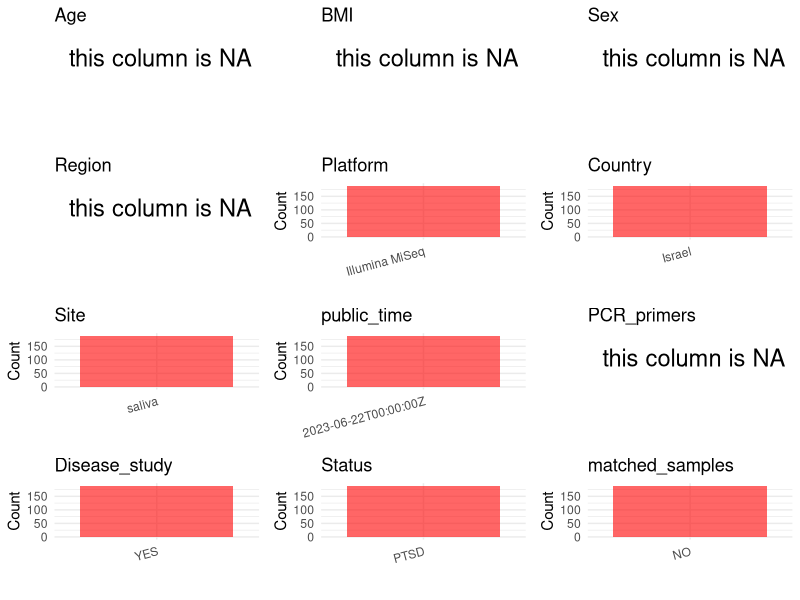

Write the R code that produced this figure. (Note: this script raises an error after producing the figure.)
## ---- chunk 1
# Load necessary libraries
library(dplyr)
library(ggplot2)
library(cowplot)

# Set working directory (update this path to your local directory)
setwd("D:/oral_project/PRJNA844909")

# Read the initial metadata files
initial_meta<-read.csv("SraRunTable.csv",header = T)

# Combine the two metadata files
#meta <- rbind(initial_meta, initial_meta1)

#Remove entries where Organism is "gut metagenome" (non-oral samples)
#initial_meta <- subset(initial_meta,isolation_source!= "feces")

# Check the number of samples containing "HT" in Sample.Name (e.g., healthy controls)
#nrow(subset(meta, grepl("HT", Sample.Name)))

# Display the first few rows of the metadata
head(initial_meta)
## ---- chunk 2
# Create a uniform metadata dataframe
metadata <- data.frame(
  BioProject = initial_meta$BioProject,
  Run = initial_meta$Run,
  sample_name = initial_meta$Sample.Name,
  Age = NA,
  BMI = NA,
  Sex=NA,
  Region = NA,
  Platform = initial_meta$Instrument,
  Country = initial_meta$geo_loc_name_country,
  Site = initial_meta$isolation_source,
  public_time = initial_meta$ReleaseDate,
  stringsAsFactors = FALSE
)
#%>%mutate(Site=case_when(Site=="Human stool"~"Feces",Site=="Human swab"~"oral swab"))
## ---- chunk 3
# Add information obtained from the publication
metadata$PCR_primers <- NA
metadata$title <- "Oral microbiota signatures in post-traumatic stress disorder (PTSD) veterans"
#metadata<-subset(uniform_meta,Site!="feces")
metadata$Disease_study <- "YES"
# Assign disease status based on sample_name patterns
metadata$Status <-"PTSD"
#extract subject id by remove prefix of sample_name
#metadata$sample_name <- gsub("S-Saliva-.*|F", "", metadata$sample_name)
#get subjects id with Saliva available
#keep_subjects<-subset(metadata,Site=="oral swab")
#remove subjects without Saliva samples
#metadata<-subset(metadata,sample_name %in% keep_subjects$sample_name)
#get subjects sampling counts
#sample_counts <- table(metadata$sample_name)
# Create matched_samples column, any subjects have >=2 samples will be label "YES", otherwise "NO"
#metadata$matched_samples <- ifelse(metadata$sample_name %in% names(sample_counts[sample_counts >= 2]), "YES", "NO")
metadata$matched_samples<-"NO"
## ---- chunk 4
# Check the number of unique runs and sample names
print(paste("Number of unique runs:", length(unique(metadata$Run))))
print(paste("Number of unique sample names:", length(unique(metadata$sample_name))))
## ---- chunk 5
# Select columns for visualization
plot_data <- metadata %>%
  select(-BioProject, -Run, -sample_name, -title)

# Function to create simple plots for each column
create_simple_plots <- function(data) {
  plots <- list()
  
  for (col in colnames(data)) {
    # Check if the column is all NA
    if (all(is.na(data[[col]]))) {
      # Create an empty plot with text indicating all NA
      p <- ggplot() +
        annotate("text", x = 0.5, y = 0.5, label = "this column is NA", size = 6) +
        labs(title = col) +
        theme_void()
    } else if (is.numeric(data[[col]])) {
      # Numeric variable: histogram
      p <- ggplot(data, aes(x = .data[[col]])) +
        geom_histogram(fill = "blue", alpha = 0.6, bins = 20, na.rm = TRUE) +
        labs(title = col) +
        theme_minimal()
    } else {
      # Categorical variable: bar plot (remove NA values)
      count_data <- as.data.frame(table(data[[col]], useNA = "ifany"))
      p <- ggplot(count_data, aes(x = reorder(Var1, -Freq), y = Freq)) +
        geom_col(fill = "red", alpha = 0.6) +
        labs(title = col, x = NULL, y = "Count") +
        theme_minimal() +
        theme(axis.text.x = element_text(angle = 15, hjust = 1))
    }
    plots[[col]] <- p
  }
  
  return(plots)
}

# Generate and arrange plots
plots <- create_simple_plots(plot_data)
p<-plot_grid(plots$Age, 
          plots$BMI, 
          plots$Sex, 
          plots$Region, 
          plots$Platform, 
          plots$Country, 
          plots$Site,
          plots$public_time, 
          plots$PCR_primers,
          plots$Disease_study,
          plots$Status,
          plots$matched_samples,# add 
          ncol = 3, align = "hv", axis = "lb")
ggsave("Metadata_Summary.png", plot = p, width = 8, height = 6, dpi = 150)
## ---- chunk 6
knitr::include_graphics("Metadata_Summary.png")
## ---- chunk 7
# Reorder columns to match the desired format
metadata <- metadata[, c(
  "BioProject", "Run", "sample_name", "Age", "BMI", "Sex", 
  "Region", "Platform", "Country", "Site", "public_time", 
  "PCR_primers", "title", "Disease_study", "Status","matched_samples"
)]

# Export the uniform metadata to a CSV file
write.csv(metadata, file = "metadata.csv", quote = FALSE)
head(metadata)
